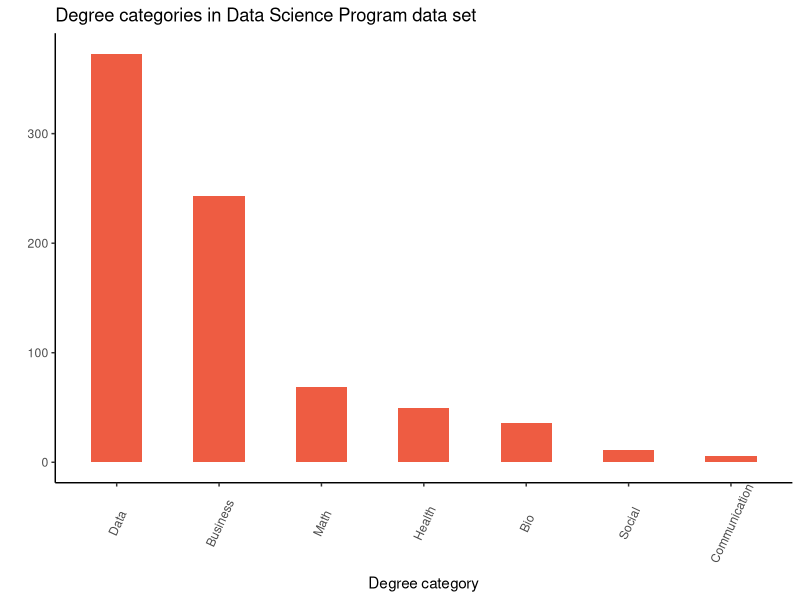
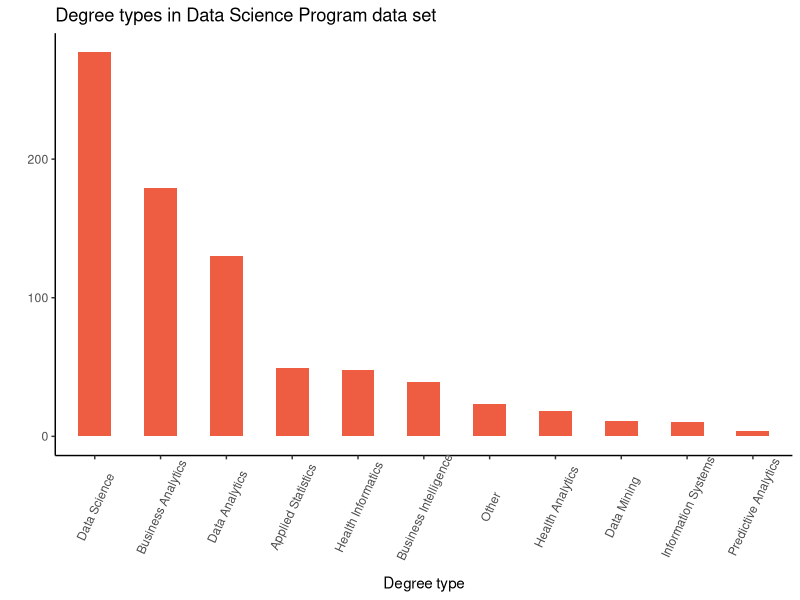
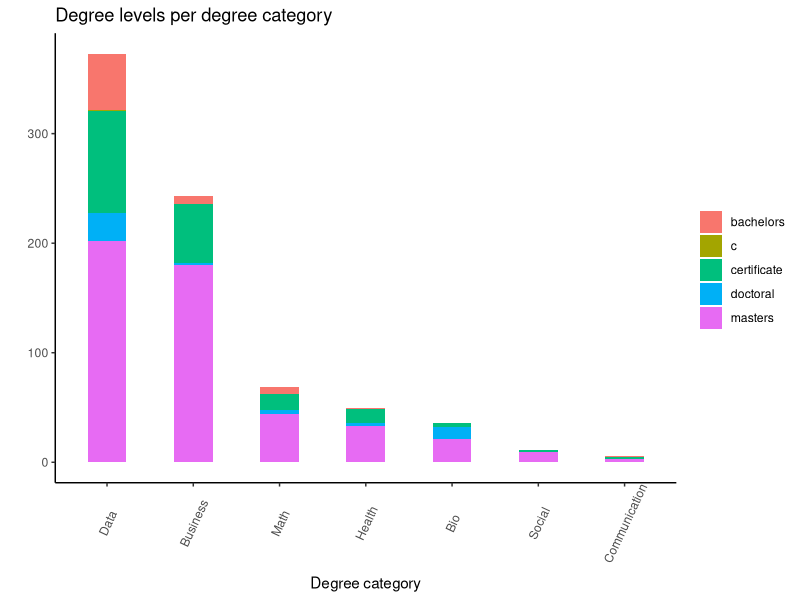
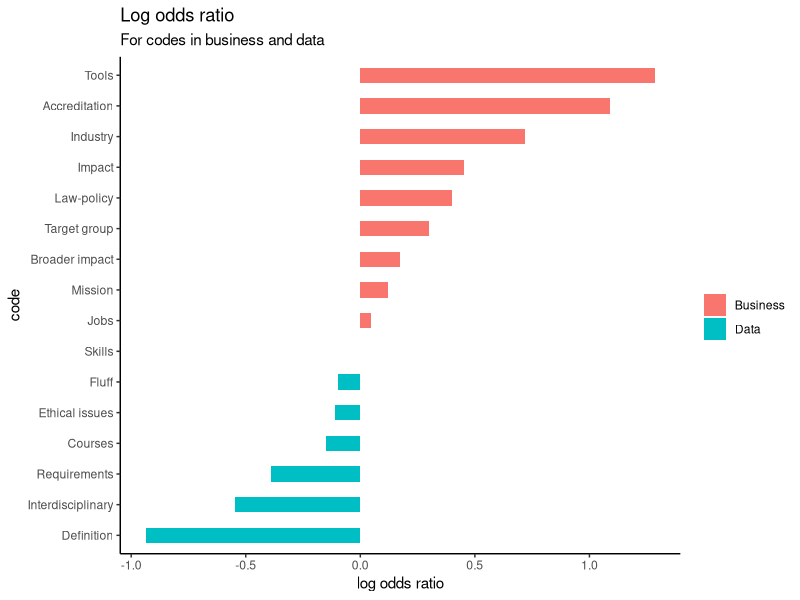

Source code (R) for these figures, in order: (Note: this script raises an error after producing the figures.)
## ---- chunk 1
knitr::opts_chunk$set(
  echo = TRUE, 
  warning = FALSE,
  message = FALSE,
  error = FALSE, 
  cache = FALSE
)
## ---- chunk 2
library(dplyr)
library(ggplot2)

theme_set(theme_classic())


codes_df <- readr::read_csv(
  file.path('..', 'data', 'codes.csv'), 
  show_col_types = FALSE
)

degrees_df <- readr::read_csv(
  file.path('..', 'data', 'degrees.csv'), 
  show_col_types = FALSE
)

quotes_df <- readr::read_csv(
  file.path('..', 'data', 'quotes.csv'), 
  show_col_types = FALSE
)
## ---- chunk 3
degrees_df %>%
  count(degree_category) %>%
  mutate(degree_category = forcats::fct_reorder(degree_category, n, .desc = T)) %>%
  ggplot(aes(x = degree_category, y = n)) +
  geom_bar(stat = 'identity', width = 0.5, fill = 'tomato2') +
  labs(title = 'Degree categories in Data Science Program data set') +
  xlab(label = 'Degree category') +
  ylab(label = '') +
  theme(axis.text.x = element_text(angle = 65, vjust = 0.6))
  
## ---- chunk 4
degrees_df %>%
  count(degree_type) %>%
  mutate(degree_type = forcats::fct_reorder(degree_type, n, .desc = T)) %>%
  ggplot(aes(x = degree_type, y = n)) +
  geom_bar(stat = 'identity', width = 0.5, fill = 'tomato2') +
  labs(title = 'Degree types in Data Science Program data set') +
  xlab(label = 'Degree type') +
  ylab(label = '') +
  theme(axis.text.x = element_text(angle = 65, vjust = 0.6))
  
## ---- chunk 5
degrees_df %>%
  add_count(degree_category) %>%
  mutate(degree_category = forcats::fct_reorder(degree_category, n, .desc = T)) %>%
  select(degree_category, degree_level) %>%
  ggplot(aes(degree_category)) +
  geom_bar(aes(fill = degree_level), width = 0.45) +
  theme(axis.text.x = element_text(angle = 65, vjust = 0.6)) +
  labs(title = 'Degree levels per degree category') +
  xlab(label = 'Degree category') +
  ylab(label = '') +
  scale_fill_discrete(name = '')
## ---- chunk 6
code_ratios <-
  degrees_df %>%
  left_join(codes_df) %>%
  filter(degree_category %in% c('Business', 'Data')) %>%
  filter(!code %in% c('[!!]', '[??]')) %>%
  filter(!is.na(code)) %>%
  select(degree_category, code) %>%
  count(degree_category, code) %>%
  tidyr::pivot_wider(names_from = degree_category, values_from = n, values_fill = 0) %>%
  mutate_if(is.numeric, list(~(. + 1) / (sum(.) + 1))) %>%
  mutate(logratio = log(Business / Data)) %>%
  arrange(desc(logratio))

code_ratios %>%
  mutate(code = reorder(code, logratio)) %>%
  ggplot(aes(code, logratio, fill = logratio < 0)) +
  geom_col(show.legend = TRUE, width = 0.5) +
  coord_flip() +
  labs(subtitle="For codes in business and data", 
       title= "Log odds ratio") + 
  ylab('log odds ratio') +
  scale_fill_discrete(name = "", labels = c('Business', 'Data'))

## ---- chunk 7
code_ratios <-
  degrees_df %>%
  left_join(codes_df) %>%
  filter(degree_category == 'data') %>%
  filter(degree_level %in% c('masters', 'certificate')) %>%
  filter(!code %in% c('[!!]', '[??]')) %>%
  filter(!is.na(code)) %>%
  select(degree_level, code) %>%
  count(degree_level, code) %>%
  tidyr::pivot_wider(names_from = degree_level, values_from = n, values_fill = 0) %>%
  mutate_if(is.numeric, list(~(. + 1) / (sum(.) + 1))) %>%
  mutate(logratio = log(masters / certificate)) %>%
  arrange(desc(logratio))

code_ratios %>%
  mutate(code = reorder(code, logratio)) %>%
  ggplot(aes(code, logratio, fill = logratio < 0)) +
  geom_col(show.legend = TRUE, width = 0.5) +
  coord_flip() +
  labs(subtitle="For codes in masters and certificate data programs", 
       title= "Log odds ratio") + 
  ylab('log odds ratio') +
  scale_fill_discrete(name = "", labels = c('Masters', 'Certificate'))

